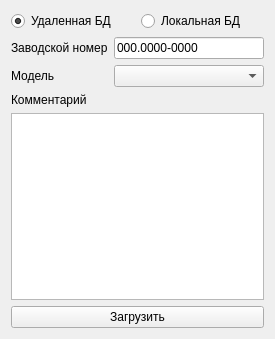
<?xml version="1.0" encoding="UTF-8"?>
<ui version="4.0">
 <class>Form</class>
 <widget class="QWidget" name="Form">
  <property name="geometry">
   <rect>
    <x>0</x>
    <y>0</y>
    <width>263</width>
    <height>339</height>
   </rect>
  </property>
  <property name="sizePolicy">
   <sizepolicy hsizetype="Preferred" vsizetype="Preferred">
    <horstretch>0</horstretch>
    <verstretch>0</verstretch>
   </sizepolicy>
  </property>
  <property name="maximumSize">
   <size>
    <width>263</width>
    <height>16777215</height>
   </size>
  </property>
  <property name="windowTitle">
   <string>Form</string>
  </property>
  <layout class="QVBoxLayout" name="verticalLayout">
   <item>
    <layout class="QHBoxLayout" name="horizontalLayout">
     <item>
      <widget class="QRadioButton" name="pg_radiobutton">
       <property name="text">
        <string>Удаленная БД</string>
       </property>
       <property name="checked">
        <bool>true</bool>
       </property>
      </widget>
     </item>
     <item>
      <widget class="QRadioButton" name="sqlite_radiobutton">
       <property name="text">
        <string>Локальная БД</string>
       </property>
      </widget>
     </item>
    </layout>
   </item>
   <item>
    <layout class="QHBoxLayout" name="horizontalLayout_2">
     <item>
      <widget class="QLabel" name="label_2">
       <property name="text">
        <string>Заводской номер</string>
       </property>
      </widget>
     </item>
     <item>
      <widget class="QLineEdit" name="fnumber_lineedit">
       <property name="minimumSize">
        <size>
         <width>150</width>
         <height>0</height>
        </size>
       </property>
       <property name="inputMask">
        <string extracomment="Заводской номер">000.0000-0000</string>
       </property>
       <property name="text">
        <string notr="true">000.0000-0000</string>
       </property>
       <property name="cursorPosition">
        <number>13</number>
       </property>
       <property name="alignment">
        <set>Qt::AlignLeading|Qt::AlignLeft|Qt::AlignVCenter</set>
       </property>
      </widget>
     </item>
    </layout>
   </item>
   <item>
    <layout class="QHBoxLayout" name="horizontalLayout_3">
     <item>
      <widget class="QLabel" name="label_3">
       <property name="text">
        <string>Модель</string>
       </property>
      </widget>
     </item>
     <item>
      <widget class="QComboBox" name="title_combobox">
       <property name="minimumSize">
        <size>
         <width>150</width>
         <height>0</height>
        </size>
       </property>
       <property name="layoutDirection">
        <enum>Qt::LeftToRight</enum>
       </property>
       <property name="sizeAdjustPolicy">
        <enum>QComboBox::AdjustToContents</enum>
       </property>
      </widget>
     </item>
    </layout>
   </item>
   <item>
    <widget class="QLabel" name="label_4">
     <property name="text">
      <string>Комментарий</string>
     </property>
    </widget>
   </item>
   <item>
    <widget class="QTextEdit" name="comment_textedit"/>
   </item>
   <item>
    <widget class="QPushButton" name="upload_button">
     <property name="text">
      <string>Загрузить</string>
     </property>
    </widget>
   </item>
  </layout>
 </widget>
 <resources/>
 <connections/>
</ui>
